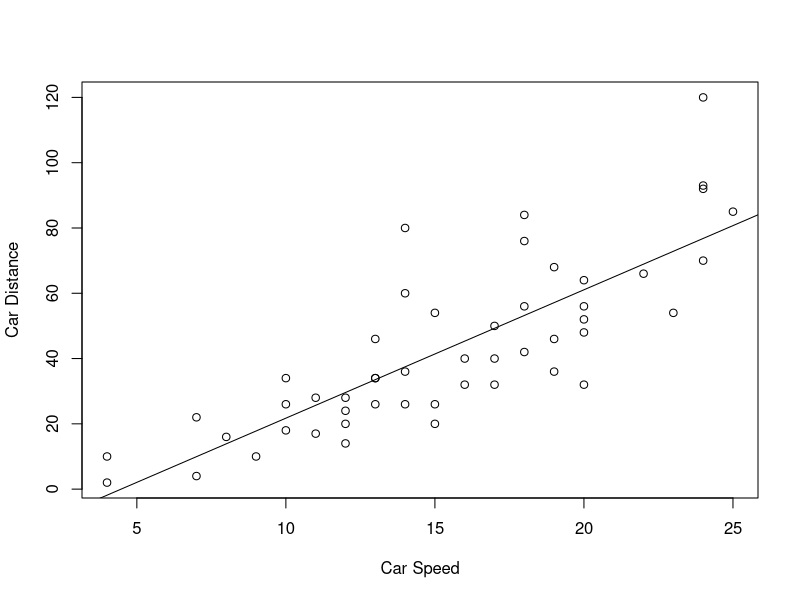
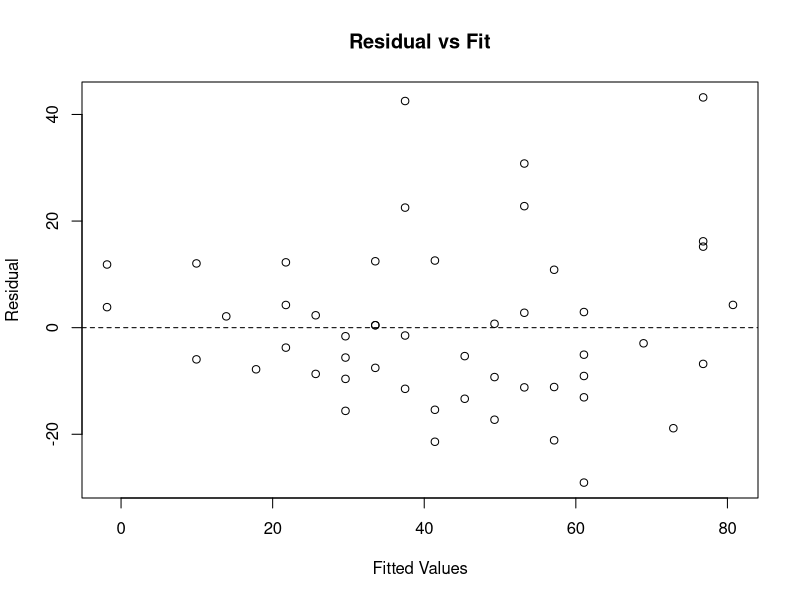
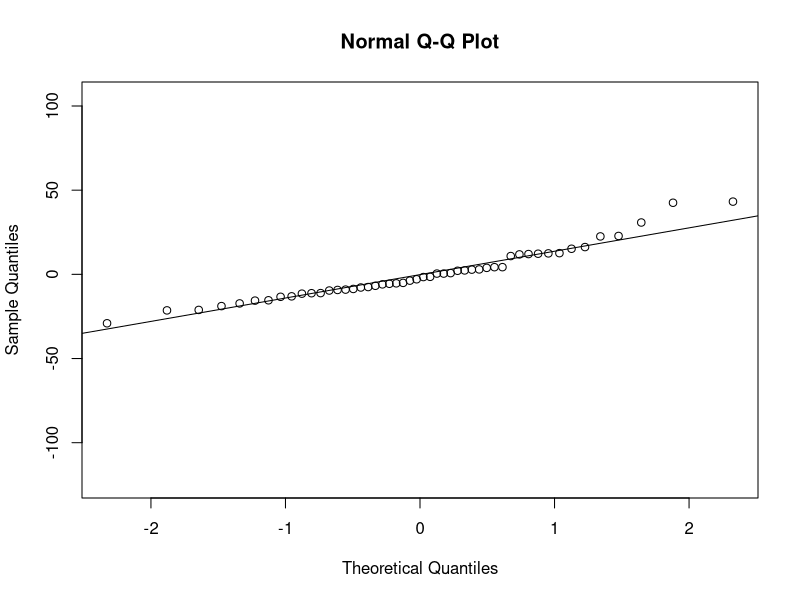
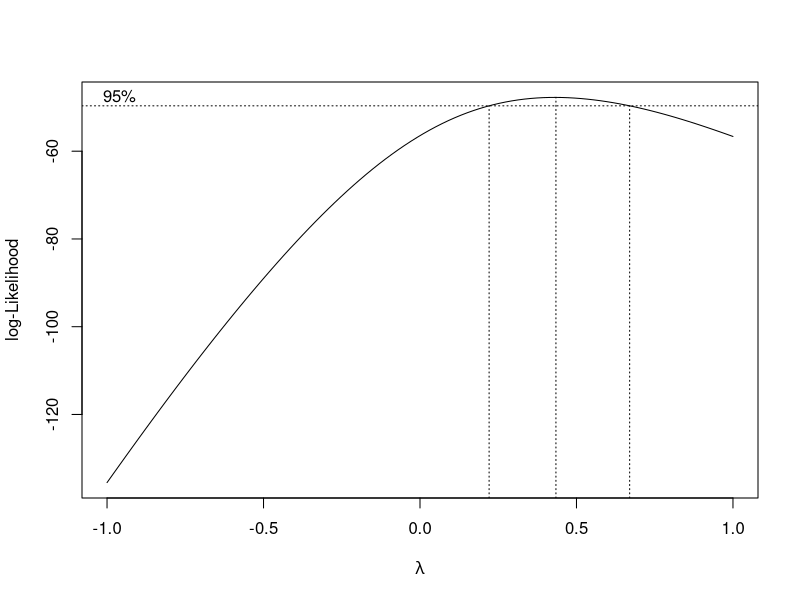
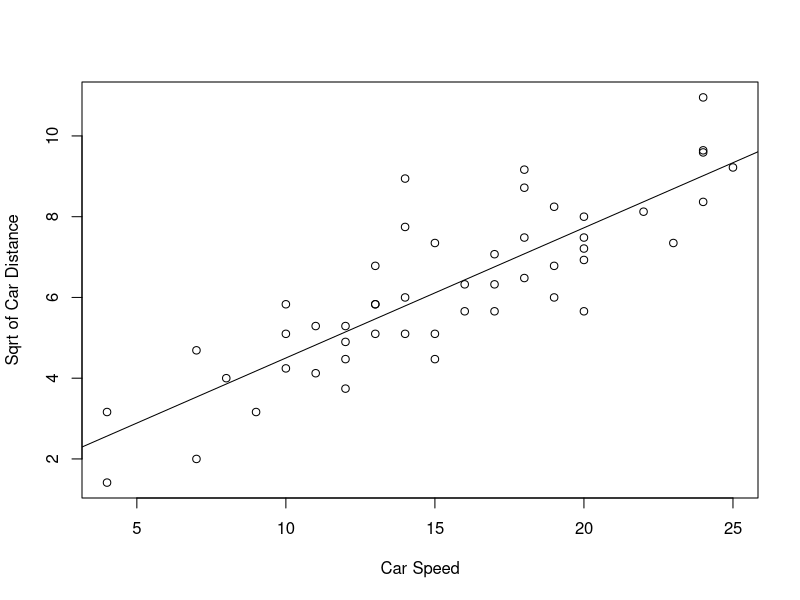
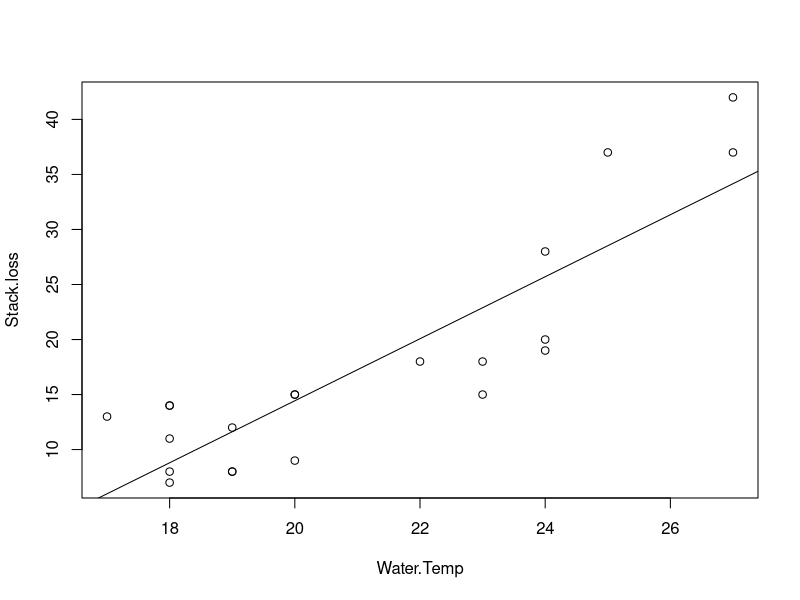
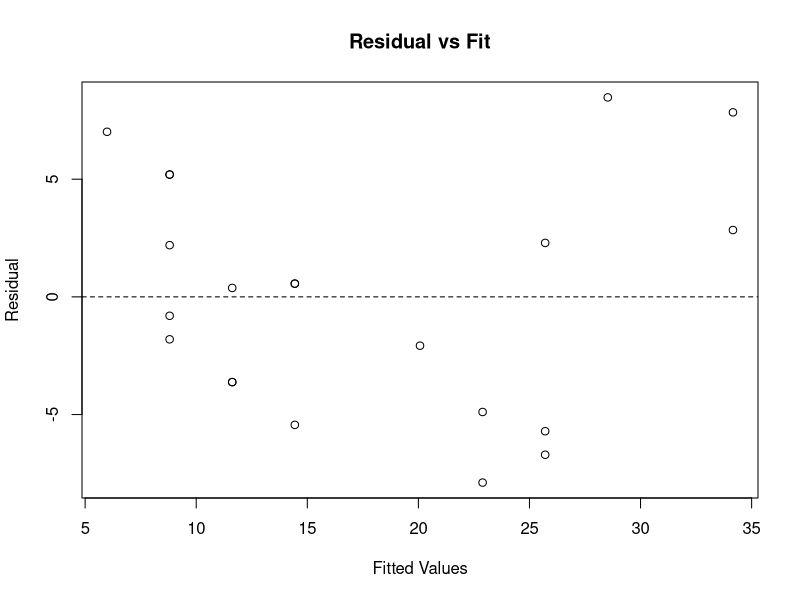
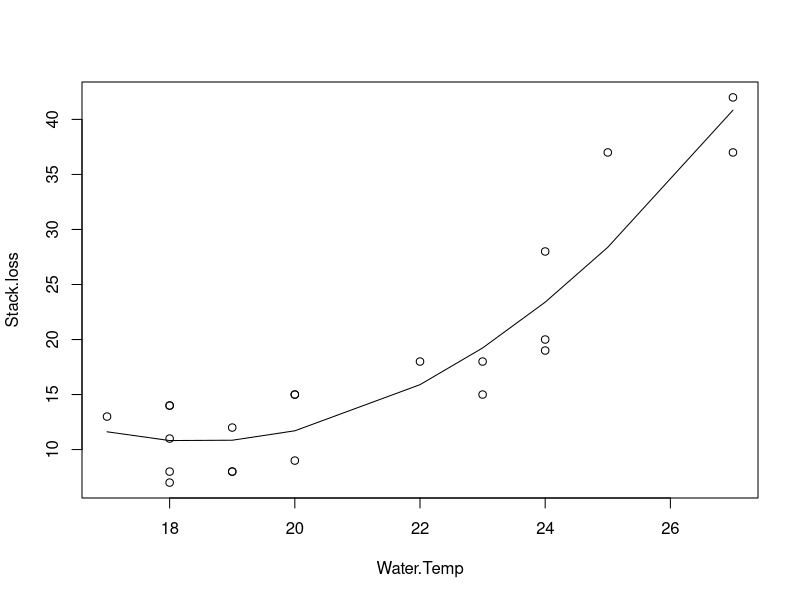

Source code (R) for these figures, in order:
## ---- chunk 1
knitr::opts_chunk$set(echo = TRUE)
## ---- chunk 2
library(datasets)
data(cars)
## ---- chunk 3
y = cars$dist
x = cars$speed
fit = lm(y~x)
plot(x,y,xlab = "Car Speed", ylab = "Car Distance")
abline(fit$coefficients[1],fit$coefficients[2])
## ---- chunk 4
yhat = fitted(fit)
e = y - yhat
plot(yhat, e, xlab = "Fitted Values", ylab = "Residual", main = "Residual vs Fit")
abline(h = 0, lty = 2)
## ---- chunk 5
qqnorm(e, ylim = c(-123.7, 105.1))
qqline(e)
## ---- chunk 6
shapiro.test(e) 
## ---- chunk 7
library(MASS)
boxcox(y ~ x, lambda = seq(-1,1,length = 10))
## ---- chunk 8
y = sqrt(cars$dist)
fit1 = lm(y~x)
plot(x,y,xlab = "Car Speed", ylab = "Sqrt of Car Distance")
abline(fit1$coefficients[1],fit1$coefficients[2])
## ---- chunk 9
library(datasets)
data("stackloss")
## ---- chunk 10
y = stackloss$stack.loss
x = stackloss$Water.Temp
fit2 = lm(y~x)
plot(x,y,xlab = "Water.Temp", ylab = "Stack.loss")
abline(fit2$coefficients[1],fit2$coefficients[2])
y.lm = lm(y~x, data = stackloss)
summary(y.lm)$r.squared
## ---- chunk 11
yhat = fitted(fit2)
e = y - yhat
plot(yhat, e, xlab = "Fitted Values", ylab = "Residual", main = "Residual vs Fit")
abline(h = 0, lty = 2)
## ---- chunk 12
WaterTemp2 = (stackloss$Water.Temp)^2
quadradic.model = lm(y ~ x + WaterTemp2)
summary(quadradic.model)
## ---- chunk 13
plot(x,y,xlab = "Water.Temp",ylab = "Stack.loss")
lines(sort(x),(fitted(quadradic.model))[order(x)])
## ---- chunk 14
x1 = stackloss$Water.Temp
x2 = (stackloss$Water.Temp)^2
fit3 = lm(x2~x1)
anov = anova(fit3)
anov
